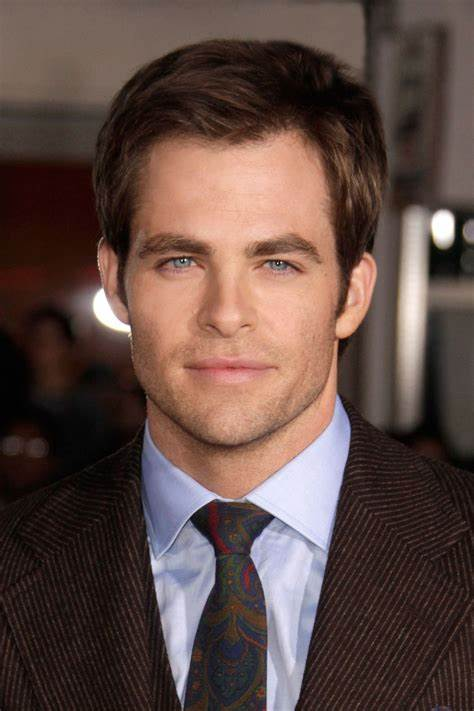
#> input picture MorphologicalInput.jpeg, 474 x 711 px, found by its file name
$ python MorphologicalOperations.py
#> lines starting #> are read from the running program, lines starting #| are printed output that depends on the picture
import cv2
import numpy as np
import matplotlib.pyplot as plt

def show_image_matplotlib(image, title="Image"):
    plt.imshow(image, cmap="gray")
    plt.title(title)
    plt.axis("off")
    plt.show()

def perform_dilation(image, kernel_size):
    kernel = np.ones((kernel_size, kernel_size), np.uint8)
    dilated_image = cv2.dilate(image, kernel, iterations=1)
    return dilated_image

def perform_erosion(image, kernel_size):
    kernel = np.ones((kernel_size, kernel_size), np.uint8)
    eroded_image = cv2.erode(image, kernel, iterations=1)
    return eroded_image

def perform_opening(image, kernel_size):
    kernel = np.ones((kernel_size, kernel_size), np.uint8)
    opened_image = cv2.morphologyEx(image, cv2.MORPH_OPEN, kernel)
    return opened_image

def perform_closing(image, kernel_size):
    kernel = np.ones((kernel_size, kernel_size), np.uint8)
    closed_image = cv2.morphologyEx(image, cv2.MORPH_CLOSE, kernel)
    return closed_image

if __name__ == "__main__":
    # Read an image
    image_path = "/MorphologicalInput.jpeg"
    original_image = cv2.imread(image_path, cv2.IMREAD_GRAYSCALE)
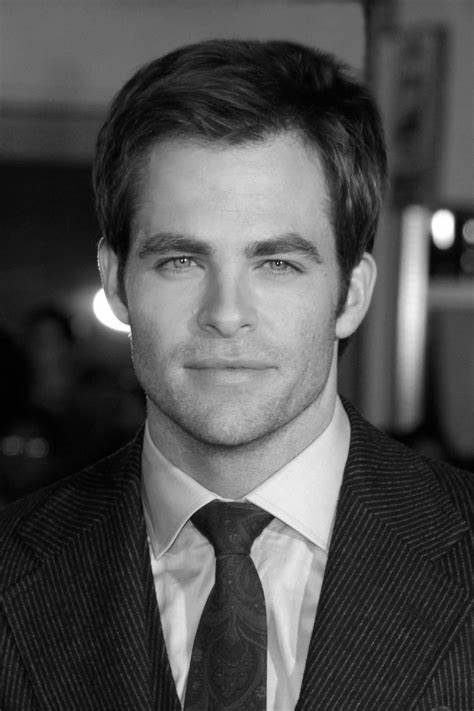
#> original_image: shape (711, 474); min 0, max 255, mean 79.8

    # Define the kernel size for morphological operations
    kernel_size = 3

    # Perform dilation
    dilated_image = perform_dilation(original_image, kernel_size)
#> in perform_dilation, `dilated_image = cv2.dilate(image, kernel, iterations=1)`:
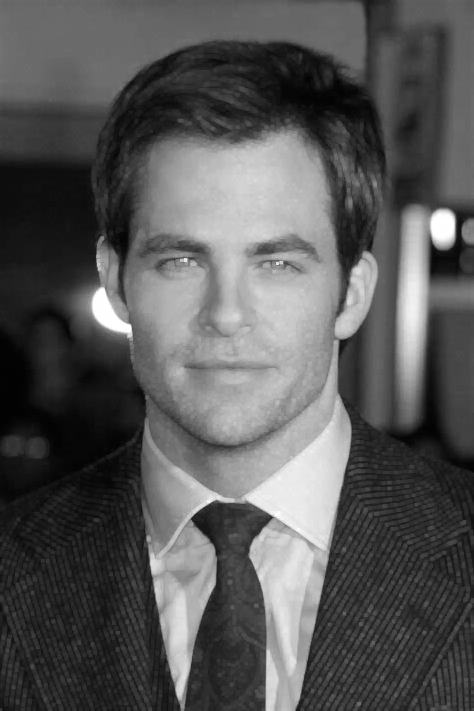
#> dilated_image: shape (711, 474); min 1, max 255, mean 87.3
    show_image_matplotlib(dilated_image, "Dilated Image")

    # Perform erosion
    eroded_image = perform_erosion(original_image, kernel_size)
#> in perform_erosion, `eroded_image = cv2.erode(image, kernel, iterations=1)`:
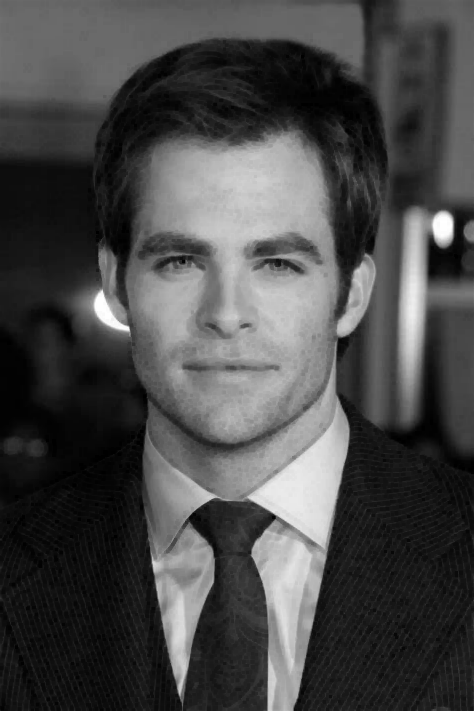
#> eroded_image: shape (711, 474); min 0, max 255, mean 72.7
    show_image_matplotlib(eroded_image, "Eroded Image")

    # Perform opening
    opened_image = perform_opening(original_image, kernel_size)
    show_image_matplotlib(opened_image, "Opened Image")

    # Perform closing
    closed_image = perform_closing(original_image, kernel_size)
    show_image_matplotlib(closed_image, "Closed Image")


    cv2.imwrite("dilated_image.jpg", dilated_image)
    cv2.imwrite("eroded_image.jpg", eroded_image)

# Morphological Operations: Theory and Explanation
#
# Morphological operations are a set of image processing techniques that process images based on their shapes. They are primarily applied to binary or grayscale images to analyze and modify the structures of objects in an image. These operations rely on a structuring element (kernel) to probe and transform the image.

# ---

# Basic Theory

# 1. Kernel (Structuring Element):
#    - A small matrix, usually square (e.g., 3x3 or 5x5), that slides over the image.
#    - Defines the region of influence for a given operation.
#
# 2. Binary and Grayscale Images:
#    - In binary images, operations focus on foreground (white pixels) and background (black pixels).
#    - In grayscale images, the operations affect pixel intensities relative to their neighbors.

# 3. Key Applications:
#    - Noise removal
#    - Gap filling
#    - Object segmentation
#    - Shape enhancement or simplification

# ---

# Types of Morphological Operations**

# 1. Dilation

#    - Effect: Expands the white regions (foreground) in the image.
#    - How it Works: Adds pixels to the object boundaries based on the kernel shape.
#    - Use Case: Fills small holes or connects broken parts of an object.

# 2. Erosion
#
#    - Effect: Shrinks the white regions (foreground) in the image.
#    - How it Works: Removes pixels from the object boundaries based on the kernel shape.
#    - Use Case: Removes small noise or separates connected objects.

# 3. Opening
#
#    - Effect: Performs erosion followed by dilation.
#    - How it Works: Removes small objects or noise while preserving the larger structures.
#    - Use Case: Cleans noisy images and isolates prominent objects.

# 4. Closing
#
#    - Effect: Performs dilation followed by erosion.
#    - How it Works: Closes small holes or gaps in the foreground objects.
#    - Use Case: Fills gaps, connects components, and smoothens boundaries.
#
# ---

# Explanation of the Code**
#
# 1. Image Input (`cv2.imread`):
#    - Reads the input grayscale image, which is the target for morphological operations.
#
# 2. Kernel Definition (`np.ones`):
#    - A `3x3` square kernel (structuring element) is created for processing the image.

# 3. Morphological Functions:**
#    - Dilation: Expands the foreground regions.
#    - Erosion: Contracts the foreground regions.
#    - Opening: Removes small noise while preserving object structure.
#    - Closing: Fills small gaps in the objects.

# 4. Visualization (`show_image_matplotlib`):
#    - Uses Matplotlib to display the processed images.
#
# 5. Saving Images (`cv2.imwrite`):
#    - Saves the processed images (e.g., `dilated_image.jpg`) for further inspection or use.

# ---

# Real-World Applications
# 1. Noise Removal:
#    - Use **opening** to clean noisy binary images.
#
# 2. Gap Filling:
#    - Use closing to fill small gaps in shapes or contours.
#
# 3. Shape Analysis:
#    - Use erosion and dilation to simplify or modify object shapes.
#
# 4. Object Segmentation:
#    - Morphological operations help isolate objects of interest by smoothing contours or separating connected components.

# ---
